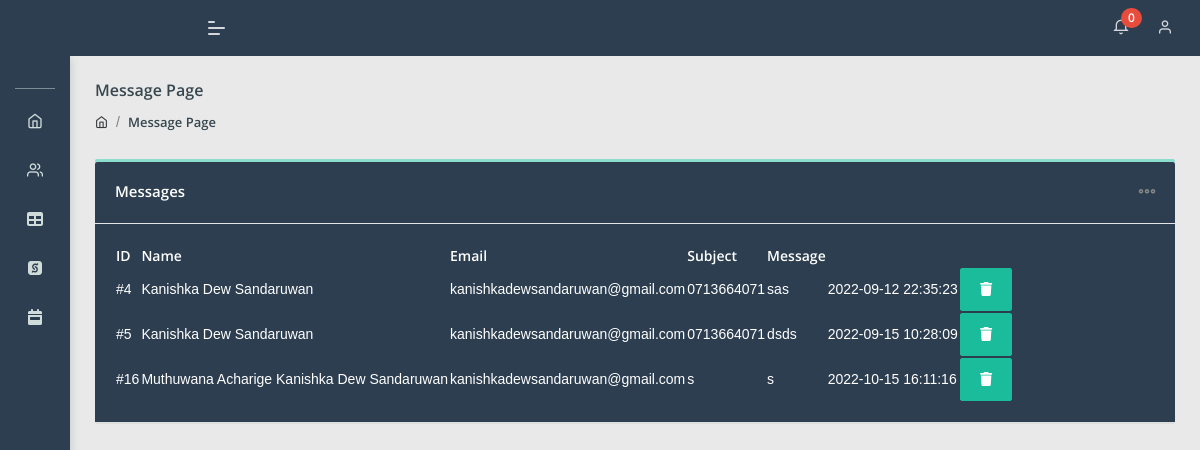
/admin/message.php (signed in), run on an earlier commit of the app's database.
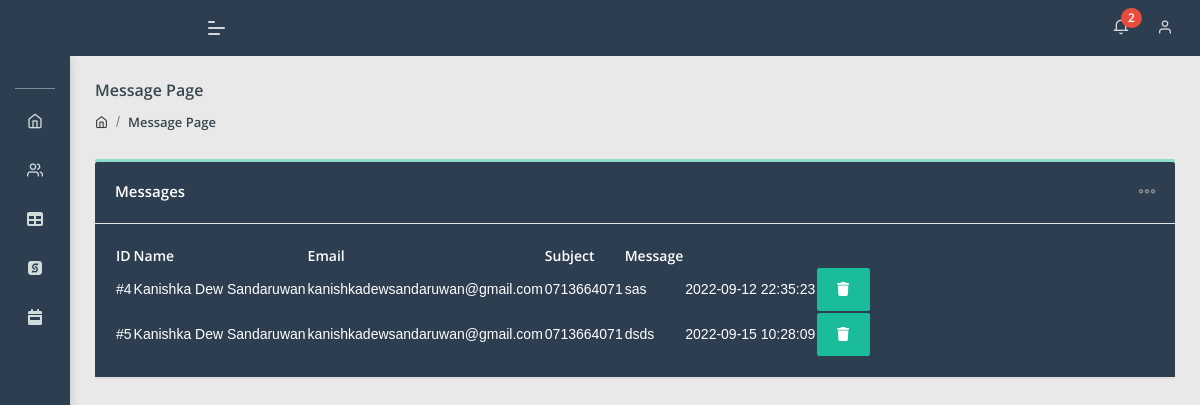
And on a later commit of the database.
### tables this page shows
CREATE TABLE `contact` (
  `contact_id` int(11) NOT NULL,
  `name` varchar(255) NOT NULL,
  `email` varchar(255) NOT NULL,
  `subject` varchar(255) NOT NULL,
  `message` varchar(255) NOT NULL,
  `date_updated` datetime NOT NULL
);

### admin/message.php (the view, shortened to what this page needs)
<!DOCTYPE html>
<html lang="en">
<?php include 'pages/head.php'; ?>
<body class="">
    <?php include 'pages/nav.php'; ?>
    <?php include 'pages/header.php'; ?>
    <div class="pcoded-main-container">
        <div class="pcoded-content">
            <div class="page-header">
                <div class="page-block">
                    <div class="row align-items-center">
                        <div class="col-md-12">
                            <div class="page-header-title">
                                <h5 class="m-b-10">Message Page</h5>
                            </div>
                            <ul class="breadcrumb">
                                <li class="breadcrumb-item"><a href="index.php"><i class="feather icon-home"></i></a>
                                </li>
                                <li class="breadcrumb-item"><a href="products.php">Message Page</a></li>
                            </ul>
                        </div>
                    </div>
                </div>
            </div>
            <div class="row">
                <div class="col-sm-12">
                    <div class="card">
                        <div class="card-header text-white" style="background-color: #2c3e50;">
                            <h5 style="color: white;">Messages</h5>
                            <div class="card-header-right">
                                <div class="btn-group card-option">
                                    <button type="button" class="btn dropdown-toggle btn-icon" data-toggle="dropdown"
                                        aria-haspopup="true" aria-expanded="false">
                                        <i class="feather icon-more-horizontal"></i>
                                    </button>
                                </div>
                            </div>
                        </div>
                        <div class="card-body text-white" style="background-color: #2c3e50;">
                            <div class="table-responsive ">
                                <table id="datatablesSimple">
                                    <thead>
                                        <tr>
                                            <th>ID</th>
                                            <th>Name</th>
                                            <th>Email</th>
                                            <th>Subject</th>
                                            <th>Message</th>
                                        </tr>
                                    </thead>
                                    <tbody>
                                        <?php
                                $getall = getAllMessages();
                                while($row=mysqli_fetch_assoc($getall)){ ?>
                                        <tr>
                                            <td>#<?php echo $row['contact_id']; ?></td>
                                            <td><?php echo $row['name']; ?></td>
                                            <td><?php echo $row['email']; ?></td>
                                            <td><?php echo $row['subject']; ?></td>
                                            <td><?php echo $row['message']; ?></td>
                                            <td><?php echo $row['date_updated']; ?></td>
                                            <td>
                                                <button type="button"
                                                    onclick="permenantdeleteData(<?php echo $row['contact_id']; ?>, 'contact', 'contact_id' )"
                                                    class="btn btn-primary"> <i class="fa-solid fa-trash"></i>
                                                </button>
                                            </td>
                                        </tr>
                                        <?php } ?>
                                    </tbody>
                                </table>
                            </div>
                        </div>
                    </div>
                </div>
            </div>
        </div>
    </div>
</body>
</html>

### admin/server/inc/get.php (shortened to what this page needs)
<?php
function getAllMessages(){
	include 'connection.php';
	$messages = "SELECT * FROM contact";
	return mysqli_query($con,$messages);
}
function dataCountWhere($table, $where){
	include 'connection.php';
	$counts = "SELECT * FROM $table WHERE $where";
	$res =  mysqli_query($con,$counts);
    $count =  mysqli_num_rows($res);
    echo $count;
}
?>

What changed in the data, as far as the page shows it:
removed contact: contact_id "16", name "Muthuwana Acharige Kanishka Dew Sandaruwan", email "kanishkadewsandaruwan@gmail.com", subject "s", message "s", date_updated "2022-10-15 16:11:16"
Also different on the page:
$count: "0" → "2"
